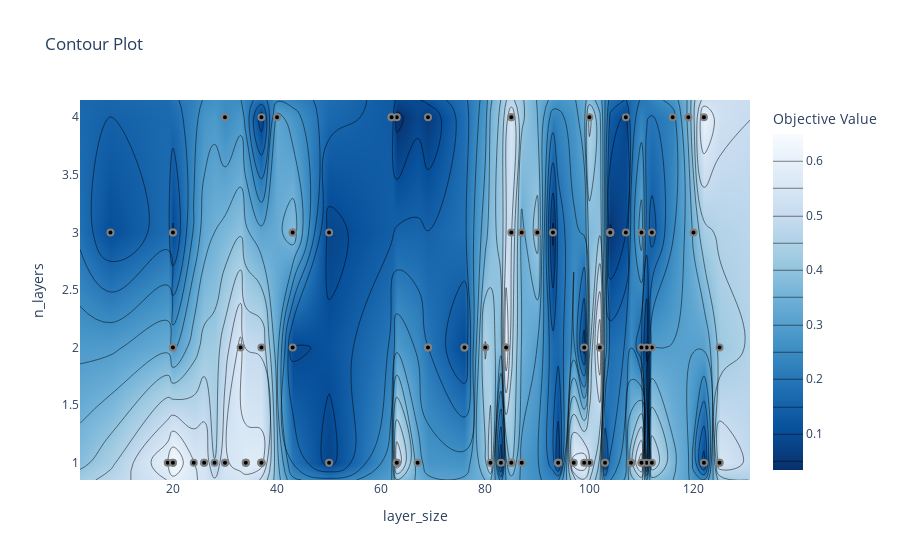

Notebook code cell kept with this figure:
### Code cell
from optuna.visualization import plot_contour

params = [
    'n_layers',
    'layer_size',
    'learning_rate'
]

plot_contour(study, target=lambda t: t.values[0], params=['n_layers', 'layer_size'])

### Figure 1 — Plotly figure (JSON) as saved in the notebook; plotly's stock layout.template omitted (floating-point values rounded to 4 significant figures; data arrays with more than 128 entries replaced by an {"elided": "..."} marker saying what was removed)
{"data": [{"colorbar": {"title": {"text": "Objective Value"}}, "colorscale": [[0, "rgb(247,251,255)"], [0.125, "rgb(222,235,247)"], [0.25, "rgb(198,219,239)"], [0.375, "rgb(158,202,225)"], [0.5, "rgb(107,174,214)"], [0.625, "rgb(66,146,198)"], [0.75, "rgb(33,113,181)"], [0.875, "rgb(8,81,156)"], [1, "rgb(8,48,107)"]], "connectgaps": true, "contours": {"coloring": "heatmap"}, "hoverinfo": "none", "line": {"smoothing": 1.3}, "reversescale": true, "type": "contour", "x": [2.15, 8, 19, 20, 24, 26, 28, 30, 33, 34, 37, 40, 43, 50, 62, 63, 67, 69, 76, 80, 81, 83, 84, 85, 87, 90, 93, 94, 97, 99, 100, 102, 103, 104, 107, 108, 110, 111, 112, 116, 119, 120, 122, 125, 130.8], "y": [0.85, 1, 2, 3, 4, 4.15], "z": {"elided": "6x45 float values"}}, {"marker": {"color": "black", "line": {"color": "Gray", "width": 2}}, "mode": "markers", "name": "Feasible Trial", "showlegend": false, "type": "scatter", "x": [63, 107, 33, 100, 8, 80, 102, 116, 84, 37, 120, 20, 24, 99, 40, 112, 97, 85, 30, 37, 76, 83, 108, 69, 37, 63, 110, 26, 62, 90, 104, 108, 112, 125, 30, 93, 111, 20, 107, 108, 85, 119, 43, 122, 94, 50, 81, 34, 87, 100, 76, 102, 122, 26, 104, 43, 94, 104, 37, 85, 30, 69, 34, 37, 94, 100, 34, 50, 111, 19, 20, 87, 108, 37, 110, 20, 85, 104, 108, 125, 28, 110, 20, 99, 85, 119, 103, 63, 110, 20, 63, 69, 112, 62, 125, 67, 108, 43, 85, 87], "y": [1, 3, 2, 1, 3, 2, 2, 4, 2, 1, 3, 3, 1, 2, 4, 3, 1, 1, 1, 1, 2, 1, 1, 2, 1, 1, 1, 1, 4, 3, 3, 1, 2, 1, 4, 3, 1, 1, 4, 1, 4, 4, 3, 4, 1, 3, 1, 1, 3, 4, 2, 2, 1, 1, 3, 2, 1, 3, 1, 1, 1, 4, 1, 2, 1, 1, 1, 1, 2, 1, 2, 3, 1, 4, 3, 3, 1, 3, 1, 1, 1, 2, 1, 1, 4, 4, 1, 1, 1, 2, 4, 2, 1, 4, 2, 1, 1, 3, 3, 1]}, {"marker": {"color": "#cccccc", "line": {"color": "Gray", "width": 2}}, "mode": "markers", "name": "Infeasible Trial", "showlegend": false, "type": "scatter", "x": [], "y": []}], "layout": {"title": {"text": "Contour Plot"}, "xaxis": {"range": [2.15, 130.8], "title": {"text": "layer_size"}}, "yaxis": {"range": [0.85, 4.15], "title": {"text": "n_layers"}}}}
